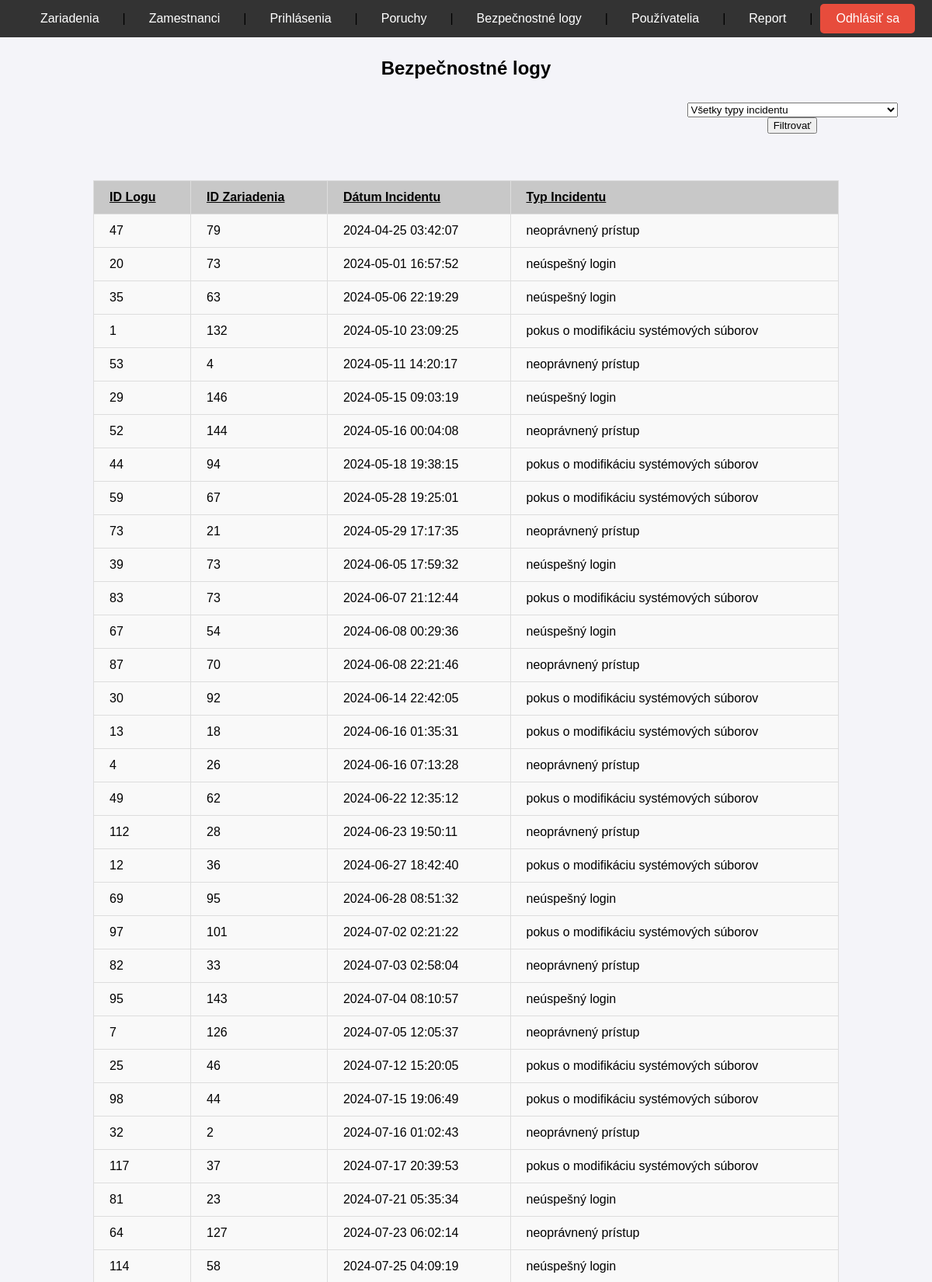
The app's page /bezpecnostny_log.php (upper part) with its own data.
### tables this page shows
CREATE TABLE `bezpecnostny_log` (
  `ID_logu` int(11) NOT NULL,
  `ID_zariadenia` int(11) DEFAULT NULL,
  `typ_incidentu` enum('neúspešný login','neoprávnený prístup','pokus o modifikáciu systémových súborov') DEFAULT NULL,
  `datum_cas` datetime DEFAULT NULL
);

### bezpecnostny_log.php (the view, shortened to what this page needs)
<?php
include 'db.php';
$order_column = 'datum_cas';
$order_direction = 'ASC';
$incident_filter = '';
$where_sql = "";
$sql = "SELECT * FROM bezpecnostny_log $where_sql ORDER BY $order_column $order_direction";
$result = $conn->query($sql);
?>
<!DOCTYPE html>
<html lang="sk">
<head>
</head>
<body>
<nav>
    <a href="zariadenie.php">Zariadenia</a> |
    <a href="zamestnanec.php">Zamestnanci</a> |
    <a href="prihlasenie.php">Prihlásenia</a> |
    <a href="porucha.php">Poruchy</a> |
    <a href="bezpecnostny_log.php">Bezpečnostné logy</a> |
    <a href="pouzivatelia.php">Používatelia</a> |
    <a href="report.php">Report</a> |
    <a href="logout.php"class="logout-btn">Odhlásiť sa</a>
</nav>
<br><br><br>
    <h2>Bezpečnostné logy</h2>
    <form style="margin-bottom: 0px;margin-left: 840px; padding: 10px 20px"method="GET" action="bezpecnostny_log.php">
        <select name="incident_type" id="incident_type">
            <option value="">Všetky typy incidentu</option>
        </select>
        <input type="submit" value="Filtrovať">
    </form>
    <table border="1">
        <tr>
            <th><a href="?order=ID_logu&dir=<?= $order_direction === 'ASC' ? 'desc' : 'asc' ?>&incident_type=<?= $incident_filter ?>">ID Logu</a></th>
            <th><a href="?order=ID_zariadenia&dir=<?= $order_direction === 'ASC' ? 'desc' : 'asc' ?>&ID_zariadenia=<?= $incident_filter ?>">ID Zariadenia</a></th>
            <th><a href="?order=datum_cas&dir=<?= $order_direction === 'ASC' ? 'desc' : 'asc' ?>&incident_type=<?= $incident_filter ?>">Dátum Incidentu</a></th>
            <th><a href="?order=typ_incidentu&dir=<?= $order_direction === 'ASC' ? 'desc' : 'asc' ?>&incident_type=<?= $incident_filter ?>">Typ Incidentu</a></th>
        </tr>
        <?php while ($row = $result->fetch_assoc()): ?>
        <tr>
            <td><?= $row['ID_logu'] ?></td>
            <td><?= $row['ID_zariadenia'] ?></td>
            <td><?= $row['datum_cas'] ?></td>
            <td><?= htmlspecialchars($row['typ_incidentu']) ?></td>
        </tr>
        <?php endwhile; ?>
    </table>
    <br><br>
</body>
</html>

### bezpecnostny_log.php (style rules this page uses)
body { opacity: 0.7; transition: opacity 0.3s ease-in-out; }
body.loaded { opacity: 1; }
body { font-family: Arial, sans-serif; margin: 0; padding: 0; background-color: #f4f4f9; text-align: center; }
nav { padding: 5px; position: fixed; top: 0; left: 0; width: 100%; background-color: #333; display: flex; justify-content: center; align-items: center; }
nav a { color: white; text-decoration: none; padding: 10px 20px; margin: 0 10px; border-radius: 5px; transition: background-color 0.3s; }
.logout-btn { background-color: #e74c3c; color: white; padding: 10px 20px; border: none; border-radius: 5px; font-size: 16px; cursor: pointer; transition: background-color 0.3s; }
table { width: 80%; margin: 50px auto; border-collapse: collapse; }
table, th, td { border: 1px solid #ddd; }
th, td { padding: 12px 20px; text-align: left; }
th { background-color:rgb(200, 200, 200); color: black; }
a { color: black; }
td { background-color: #f9f9f9; }

### records on screen
bezpecnostny_log: ID_logu "47", ID_zariadenia "79", datum_cas "2024-04-25 03:42:07", typ_incidentu "neoprávnený prístup"
bezpecnostny_log: ID_logu "20", ID_zariadenia "73", datum_cas "2024-05-01 16:57:52", typ_incidentu "neúspešný login"
bezpecnostny_log: ID_logu "35", ID_zariadenia "63", datum_cas "2024-05-06 22:19:29", typ_incidentu "neúspešný login"
bezpecnostny_log: ID_logu "1", ID_zariadenia "132", datum_cas "2024-05-10 23:09:25", typ_incidentu "pokus o modifikáciu systémových súborov"
bezpecnostny_log: ID_logu "53", ID_zariadenia "4", datum_cas "2024-05-11 14:20:17", typ_incidentu "neoprávnený prístup"
bezpecnostny_log: ID_logu "29", ID_zariadenia "146", datum_cas "2024-05-15 09:03:19", typ_incidentu "neúspešný login"
bezpecnostny_log: ID_logu "52", ID_zariadenia "144", datum_cas "2024-05-16 00:04:08", typ_incidentu "neoprávnený prístup"
bezpecnostny_log: ID_logu "44", ID_zariadenia "94", datum_cas "2024-05-18 19:38:15", typ_incidentu "pokus o modifikáciu systémových súborov"
bezpecnostny_log: ID_logu "59", ID_zariadenia "67", datum_cas "2024-05-28 19:25:01", typ_incidentu "pokus o modifikáciu systémových súborov"
bezpecnostny_log: ID_logu "73", ID_zariadenia "21", datum_cas "2024-05-29 17:17:35", typ_incidentu "neoprávnený prístup"
bezpecnostny_log: ID_logu "39", ID_zariadenia "73", datum_cas "2024-06-05 17:59:32", typ_incidentu "neúspešný login"
bezpecnostny_log: ID_logu "83", ID_zariadenia "73", datum_cas "2024-06-07 21:12:44", typ_incidentu "pokus o modifikáciu systémových súborov"
bezpecnostny_log: ID_logu "67", ID_zariadenia "54", datum_cas "2024-06-08 00:29:36", typ_incidentu "neúspešný login"
bezpecnostny_log: ID_logu "87", ID_zariadenia "70", datum_cas "2024-06-08 22:21:46", typ_incidentu "neoprávnený prístup"
bezpecnostny_log: ID_logu "30", ID_zariadenia "92", datum_cas "2024-06-14 22:42:05", typ_incidentu "pokus o modifikáciu systémových súborov"
bezpecnostny_log: ID_logu "13", ID_zariadenia "18", datum_cas "2024-06-16 01:35:31", typ_incidentu "pokus o modifikáciu systémových súborov"
bezpecnostny_log: ID_logu "4", ID_zariadenia "26", datum_cas "2024-06-16 07:13:28", typ_incidentu "neoprávnený prístup"
bezpecnostny_log: ID_logu "49", ID_zariadenia "62", datum_cas "2024-06-22 12:35:12", typ_incidentu "pokus o modifikáciu systémových súborov"
bezpecnostny_log: ID_logu "112", ID_zariadenia "28", datum_cas "2024-06-23 19:50:11", typ_incidentu "neoprávnený prístup"
bezpecnostny_log: ID_logu "12", ID_zariadenia "36", datum_cas "2024-06-27 18:42:40", typ_incidentu "pokus o modifikáciu systémových súborov"
bezpecnostny_log: ID_logu "69", ID_zariadenia "95", datum_cas "2024-06-28 08:51:32", typ_incidentu "neúspešný login"
bezpecnostny_log: ID_logu "97", ID_zariadenia "101", datum_cas "2024-07-02 02:21:22", typ_incidentu "pokus o modifikáciu systémových súborov"
bezpecnostny_log: ID_logu "82", ID_zariadenia "33", datum_cas "2024-07-03 02:58:04", typ_incidentu "neoprávnený prístup"
bezpecnostny_log: ID_logu "95", ID_zariadenia "143", datum_cas "2024-07-04 08:10:57", typ_incidentu "neúspešný login"
bezpecnostny_log: ID_logu "7", ID_zariadenia "126", datum_cas "2024-07-05 12:05:37", typ_incidentu "neoprávnený prístup"
bezpecnostny_log: ID_logu "25", ID_zariadenia "46", datum_cas "2024-07-12 15:20:05", typ_incidentu "pokus o modifikáciu systémových súborov"
bezpecnostny_log: ID_logu "98", ID_zariadenia "44", datum_cas "2024-07-15 19:06:49", typ_incidentu "pokus o modifikáciu systémových súborov"
bezpecnostny_log: ID_logu "32", ID_zariadenia "2", datum_cas "2024-07-16 01:02:43", typ_incidentu "neoprávnený prístup"
bezpecnostny_log: ID_logu "117", ID_zariadenia "37", datum_cas "2024-07-17 20:39:53", typ_incidentu "pokus o modifikáciu systémových súborov"
bezpecnostny_log: ID_logu "81", ID_zariadenia "23", datum_cas "2024-07-21 05:35:34", typ_incidentu "neúspešný login"
bezpecnostny_log: ID_logu "64", ID_zariadenia "127", datum_cas "2024-07-23 06:02:14", typ_incidentu "neoprávnený prístup"
bezpecnostny_log: ID_logu "114", ID_zariadenia "58", datum_cas "2024-07-25 04:09:19", typ_incidentu "neúspešný login"
